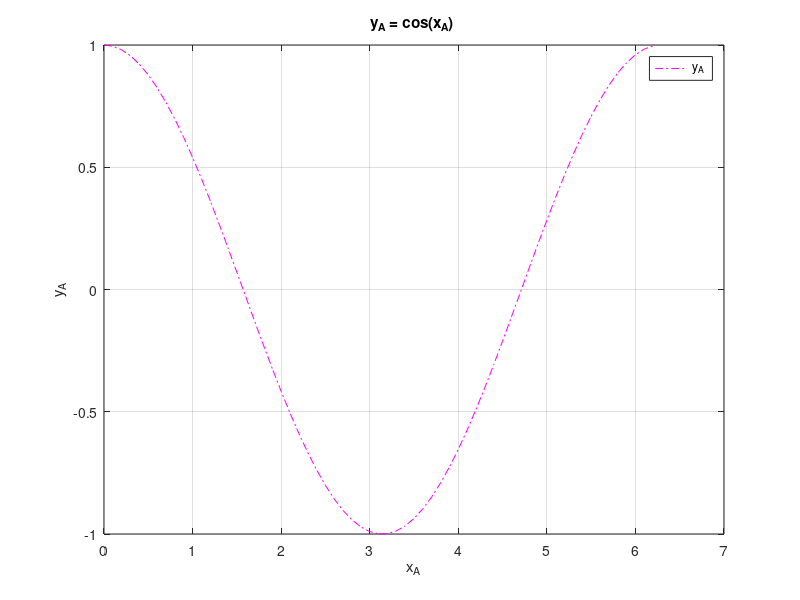

Recreate this plot in MATLAB.
%% myCos

%% Function domain
x = [0:0.1:2*pi]';

%% Function values
y_cos = cos(x);

%% Figure initialization
figure(1), hold on, box on

%% Plotting figure
plot(x, y_cos, 'm-.')

%% Grid
grid on

%% x-label
xlabel('x_A')

%% y-label
ylabel('y_A')

%% Title
title('y_A = cos(x_A) ')

%% Legend
legend(' y_A ')